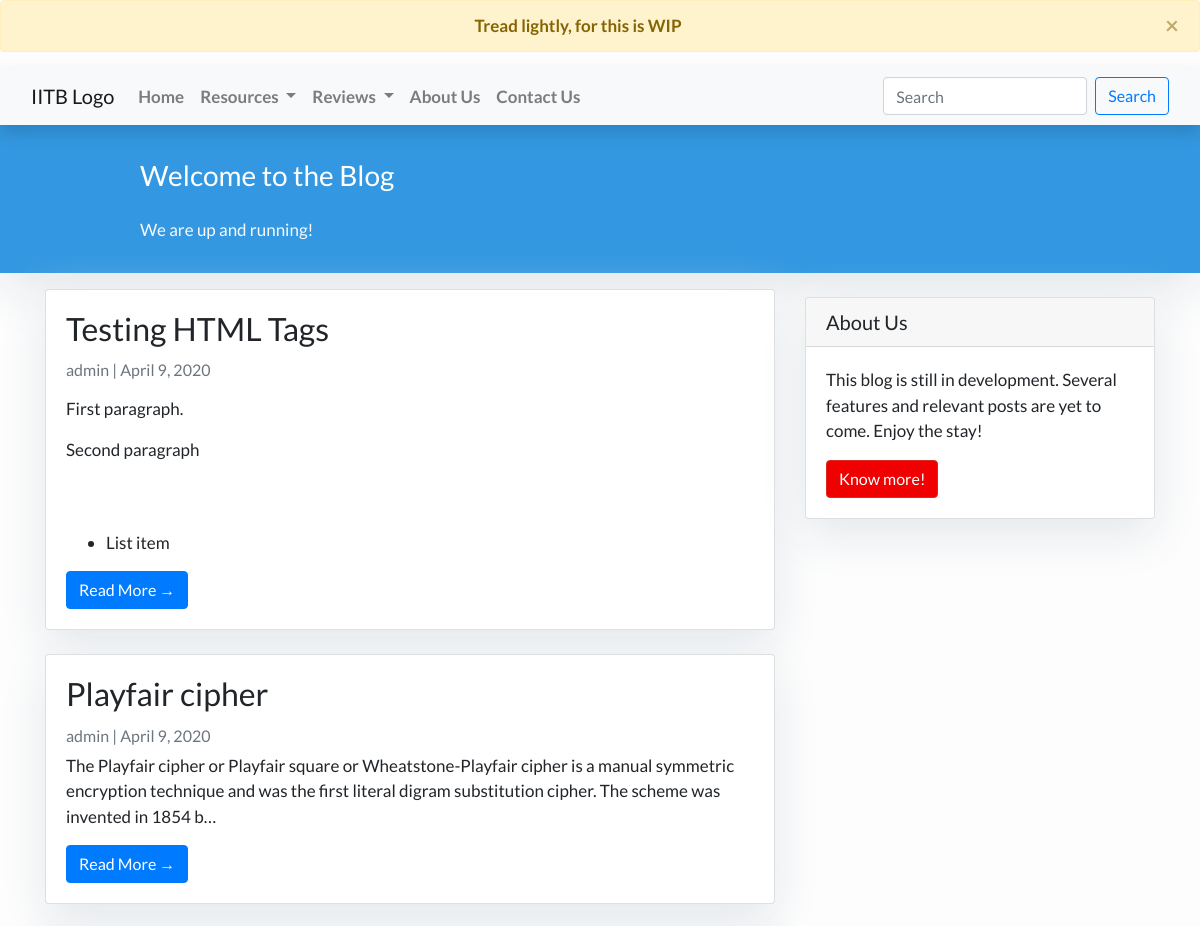
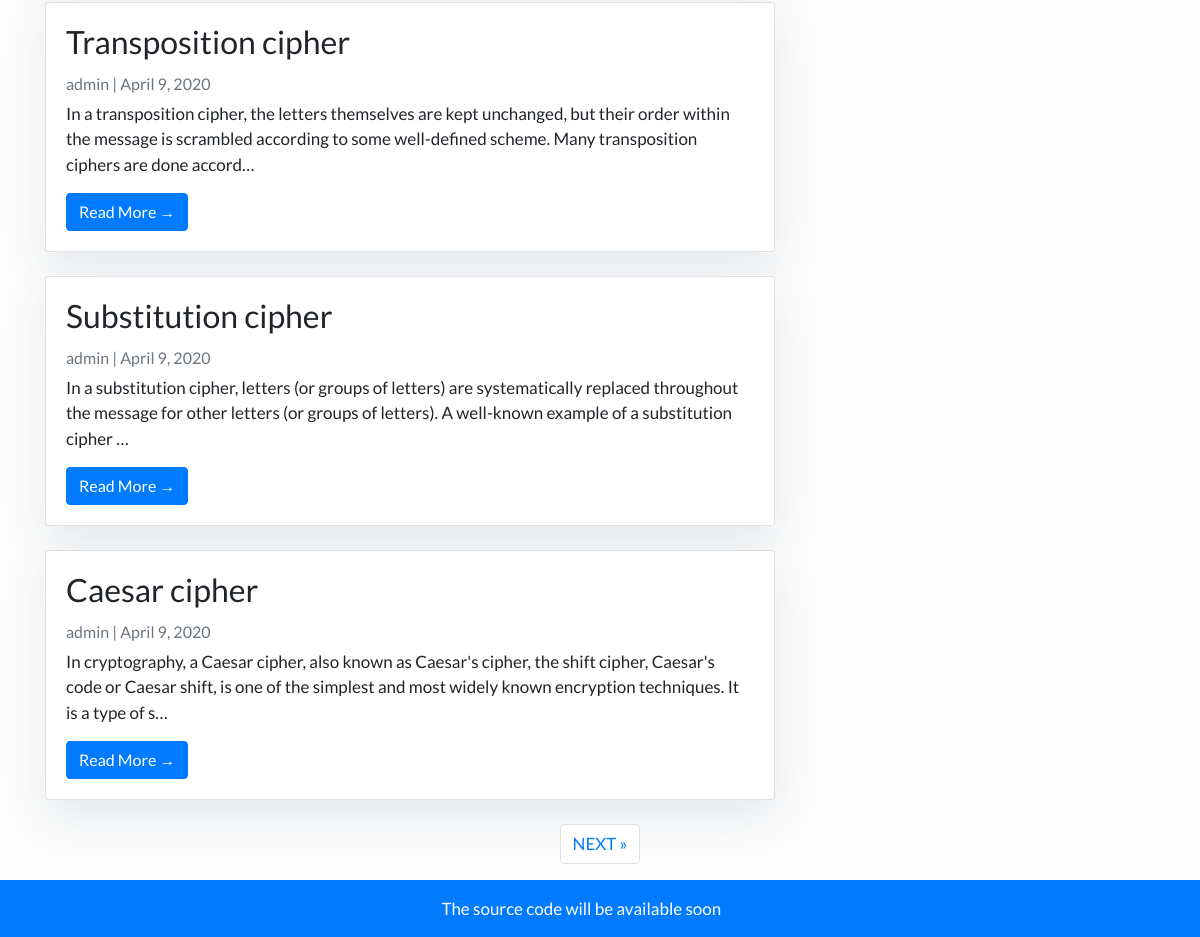
Before: / with the older database file (2 pictures, top to bottom).
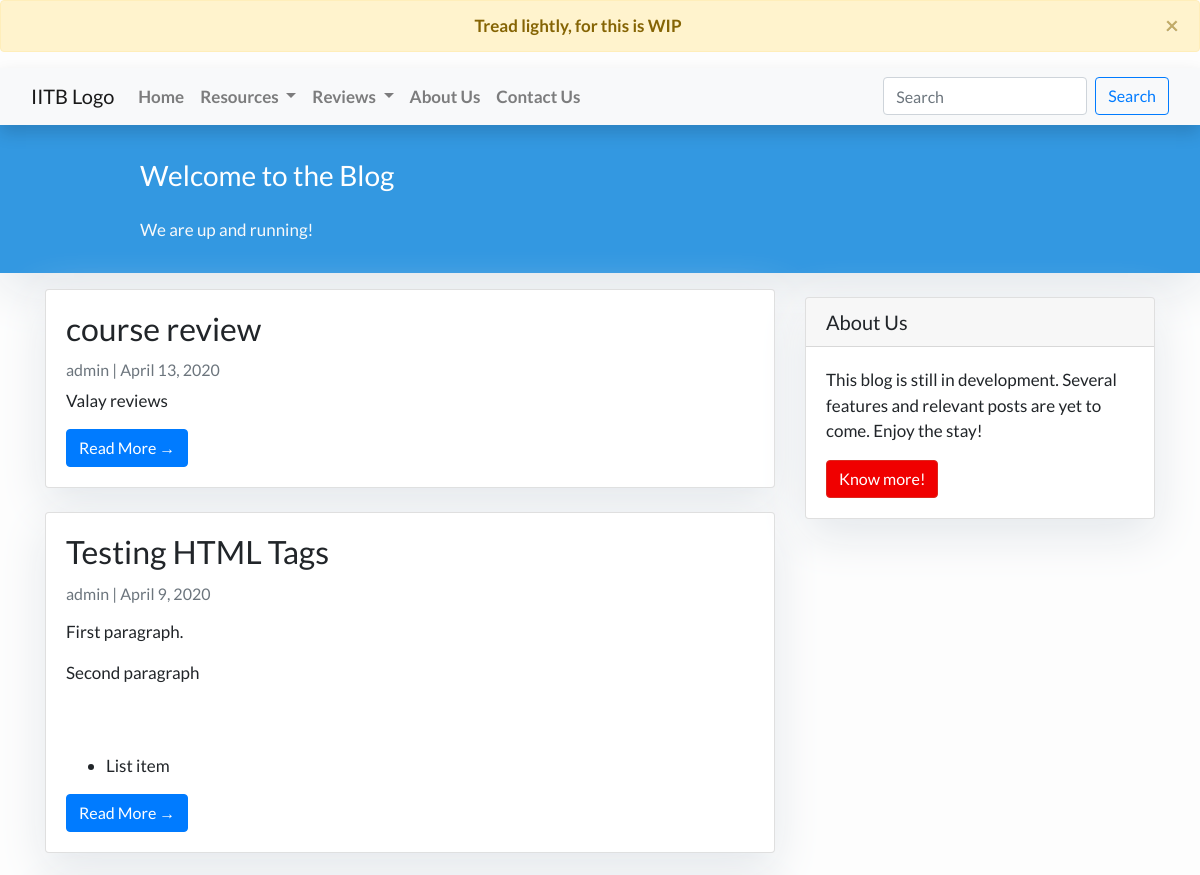
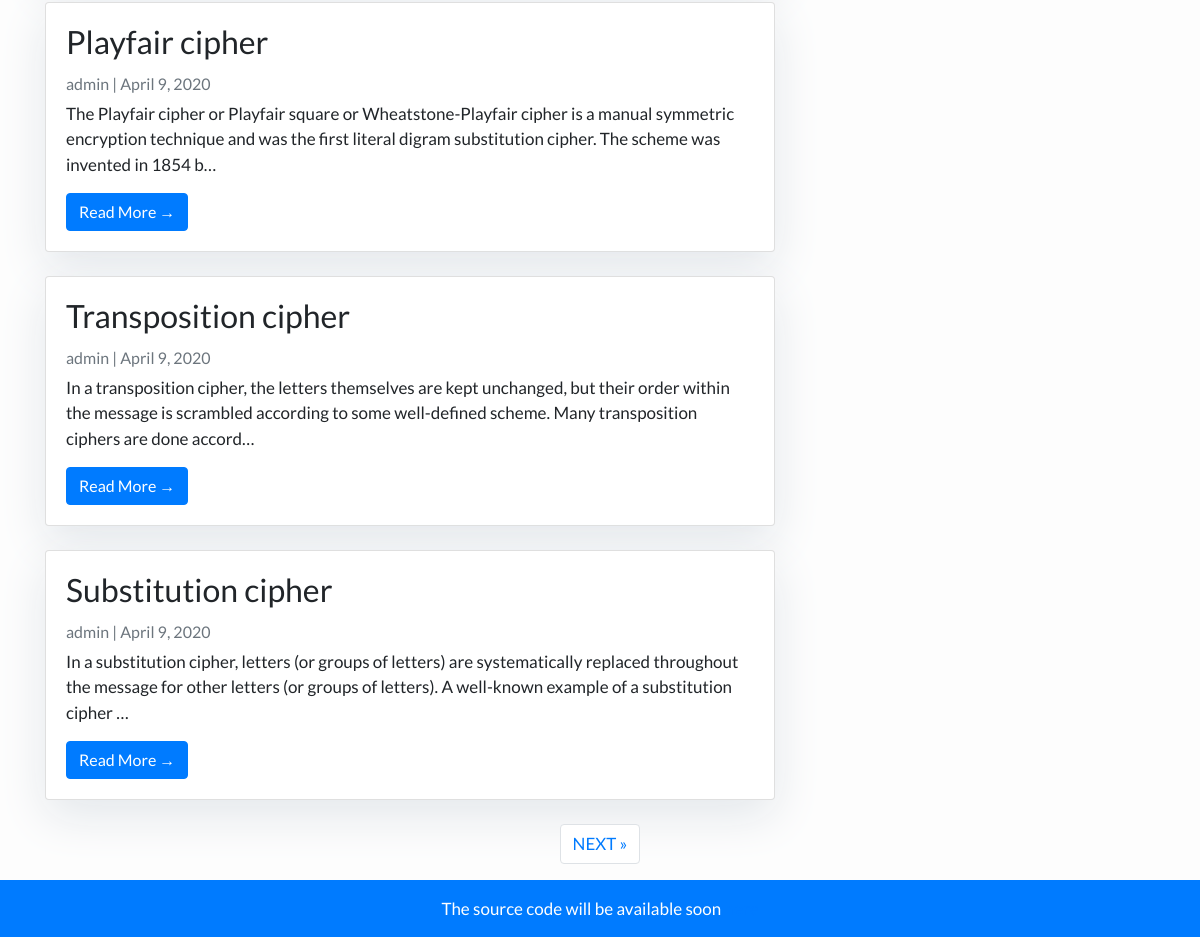
After: the same page with the newer database file (2 pictures, top to bottom).
### feed/models.py (models this page shows, shortened)
class Post(models.Model):
    title = models.CharField(max_length=200, unique=True)
    slug = models.SlugField(max_length=50, unique=True)
    author = models.ForeignKey(settings.AUTH_USER_MODEL, on_delete=models.CASCADE)
    content = models.TextField()
    published_date = models.DateTimeField(default=timezone.now)
    published_date_mdy = models.DateField(default=date.today)

### feed/views.py (the view)
# urls.py: path('', views.PostList.as_view(), name='home'),
class PostList(generic.ListView):
    queryset = Post.objects.order_by('-published_date')
    template_name = 'feed/index.html'
    paginate_by = 5
    context_object_name = 'post_list'

### feed/templates/feed/index.html (shortened to what this page needs)
{% extends "feed/base.html" %}
{% block content %}
<header class="masthead">
    <div class="container">
        <div class="row">
            <div class=" col-md-8 col-md-10 mx-auto">
                <div class="site-heading">
                    <h3 class=" site-heading my-4 mt-3 text-white"> Welcome to the Blog </h3>
                    <p class="text-light">We are up and running! &nbsp
                    </p>
                </div>
            </div>
        </div>
    </div>
</header>
<div class="container">
    <div class="row">
        <div class="col-md-8 mt-3 left">
            {% for post in post_list %}
            <div class="card mb-4">
                <div class="card-body">
                    <h2 class="card-title">{{ post.title }}</h2>
                    <p class="card-text text-muted h6">{{ post.author }} | {{ post.published_date_mdy}} </p>
                    <p class="card-text">{{ post.content|truncatechars:200|safe }}</p>
                    <a href="{% url 'post_detail' post.slug  %}" class="btn btn-primary">Read More &rarr;</a>
                </div>
            </div>
            {% endfor %}
        </div>
        {% block sidebar %} {% include 'feed/sidebar.html' %} {% endblock sidebar %}
    </div>
    {% if is_paginated %}
    <ul class="pagination justify-content-center">
        {% if page_obj.has_next %}
        <li class="page-item"><a href="?page={{ page_obj.next_page_number }}" class="page-link"> NEXT &raquo;</a></li>
        {% endif %}
    </ul>
    </div>
    {% endif %}
{%endblock%}

### feed/templates/feed/base.html (shortened to what this page needs)
<!DOCTYPE html>
<html>
    <head>
        <link rel="stylesheet" href="https://stackpath.bootstrapcdn.com/bootstrap/4.4.1/css/bootstrap.min.css"
>
    </head>
    <body>
        <div class="alert alert-warning alert-dismissible fade show text-center" role="alert">
            <strong>Tread lightly, for this is WIP</strong>
            <button type="button" class="close" data-dismiss="alert" aria-label="Close">
              <span aria-hidden="true">&times;</span>
            </button>
          </div>
        <nav class="navbar navbar-expand-lg navbar-light bg-light shadow" id="mainNav">
            <div class="container-fluid">
                <a class="navbar-brand" href="{% url 'home' %}">IITB Logo</a>
                <div class="collapse navbar-collapse" id="navbarResponsive">
                    <ul class="navbar-nav mr-auto">
                        <li class="nav-item text-black">
                            <a class="nav-link text-black font-weight-bold" href="{% url 'home' %}">Home</a>
                        </li>
                        <li class="nav-item text-black dropdown">
                            <a class="nav-link dropdown-toggle text-black font-weight-bold" href="#" id="navbarDropdown" role="button" data-toggle="dropdown" aria-haspopup="true" aria-expanded="false">
                                Resources
                            </a>
                        </li>
                        <li class="nav-item text-black dropdown">
                            <a class="nav-link dropdown-toggle text-black font-weight-bold" href="#" id="navbarDropdown" role="button" data-toggle="dropdown" aria-haspopup="true" aria-expanded="false">
                                Reviews
                            </a>
                        </li>
                        <li class="nav-item text-black">
                            <a class="nav-link text-black font-weight-bold" href="{% url 'about_us' %}">About Us</a>
                        </li>
                        <li class="nav-item text-black">
                            <a class="nav-link text-black font-weight-bold" href="#">Contact Us</a>
                        </li>
                    </ul>
                    <form class="form-inline my-2 my-lg-0" action="{% url 'search_results' %}" method="get">
                        <input class="form-control mr-sm-2" name="q" type="search" placeholder="Search" aria-label="Search">
                        <button class="btn btn-outline-primary my-2 my-sm-0" type="submit">Search</button>
                    </form>
                </div>
            </div>
        </nav>
        {% block content %}{% endblock content %}
        <footer class="py-3 bg-primary">
            <p class="m-0 text-white text-center">The source code will be available soon <a href="https://github.com/niTROCket51/blog-chem-iitb">here</a></p>
        </footer>
    </body>
</html>

### feed/templates/feed/sidebar.html (shortened to what this page needs)
{% block sidebar %}
<div class="col-md-4 float-right ">
<div class="card my-4">
        <h5 class="card-header">About Us</h5>
    <div class="card-body">
        <p class="card-text"> This blog is still in development. Several features and relevant posts are yet to come. Enjoy the stay!</p>
        <a href="#"
           class="btn btn-danger">Know more!</a>
    </div>
</div>
</div>
{% endblock sidebar %}

### feed/templates/feed/base.html (style rules this page uses)
body { font-family: "Lato", sans-serif; font-size: 17px; background-color: #fdfdfd; }
.shadow { box-shadow: 0 4px 2px -2px rgba(0, 0, 0, 0.1); }
.btn-danger { color: #fff; background-color: #f00000; border-color: #dc281e; }
.masthead { background: #3398E1; height: auto; padding-bottom: 15px; box-shadow: 0 16px 48px #E3E7EB; padding-top: 10px; }

### feed/templates/feed/index.html (style rules this page uses)
body { font-family: "Lato", sans-serif; background-color: #fdfdfd; }
.card { box-shadow: 0 16px 48px #E3E7EB; }

### feed/templates/feed/sidebar.html (style rules this page uses)
.card { box-shadow: 0 16px 48px #E3E7EB; }

Changed rows visible on the page:
no longer on this page (row unchanged): Post: title "Caesar cipher", author "admin", published_date_mdy "April 9, 2020", content "In cryptography, a Caesar cipher, also known as Caesar's cipher, the shift cipher, Caesar's code or Caesar shift, is one of the simplest and most widely known encryption techniques. It is a type of s…"
added Post: title "course review", author "admin", published_date_mdy "April 13, 2020", content "Valay reviews"
